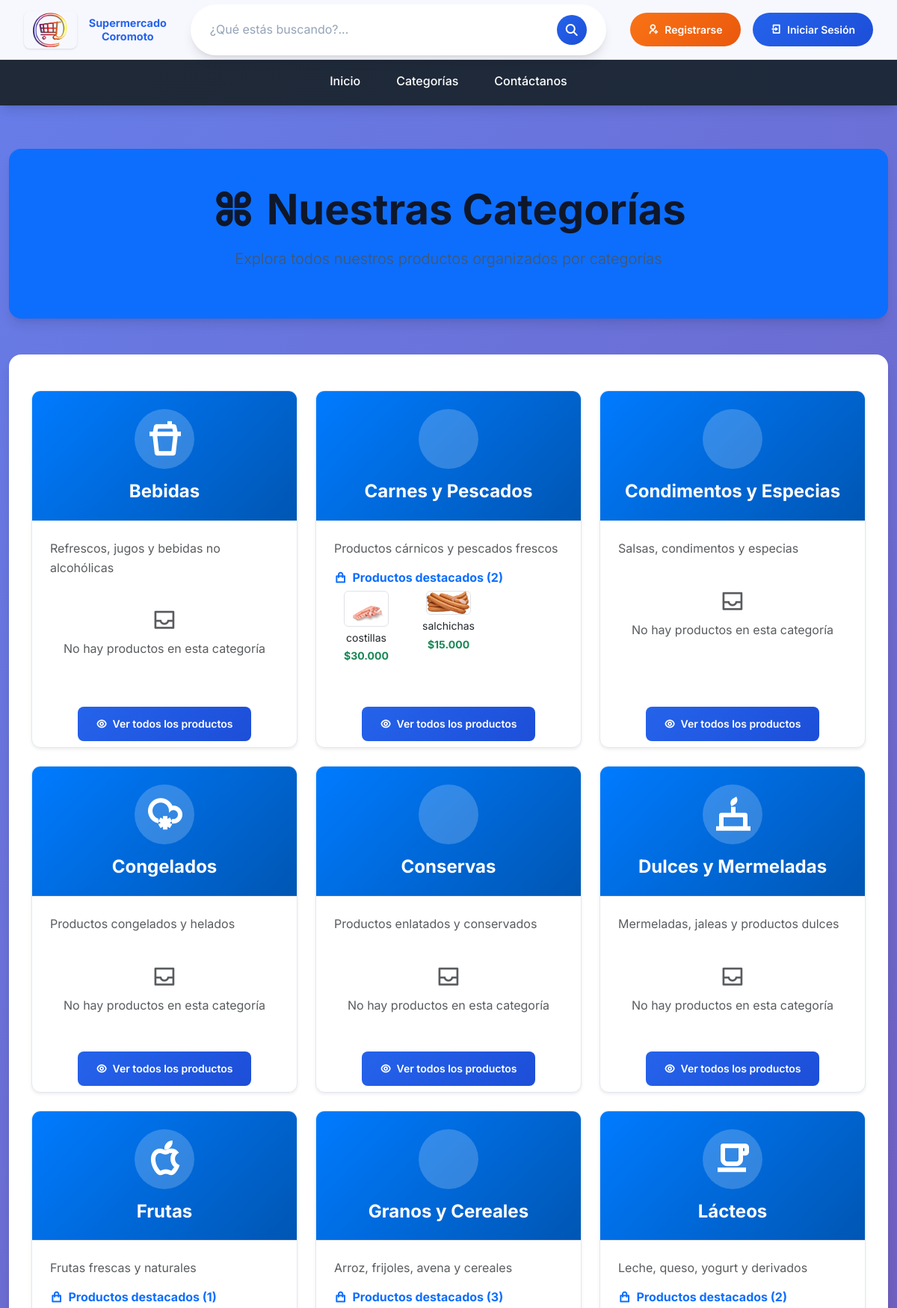
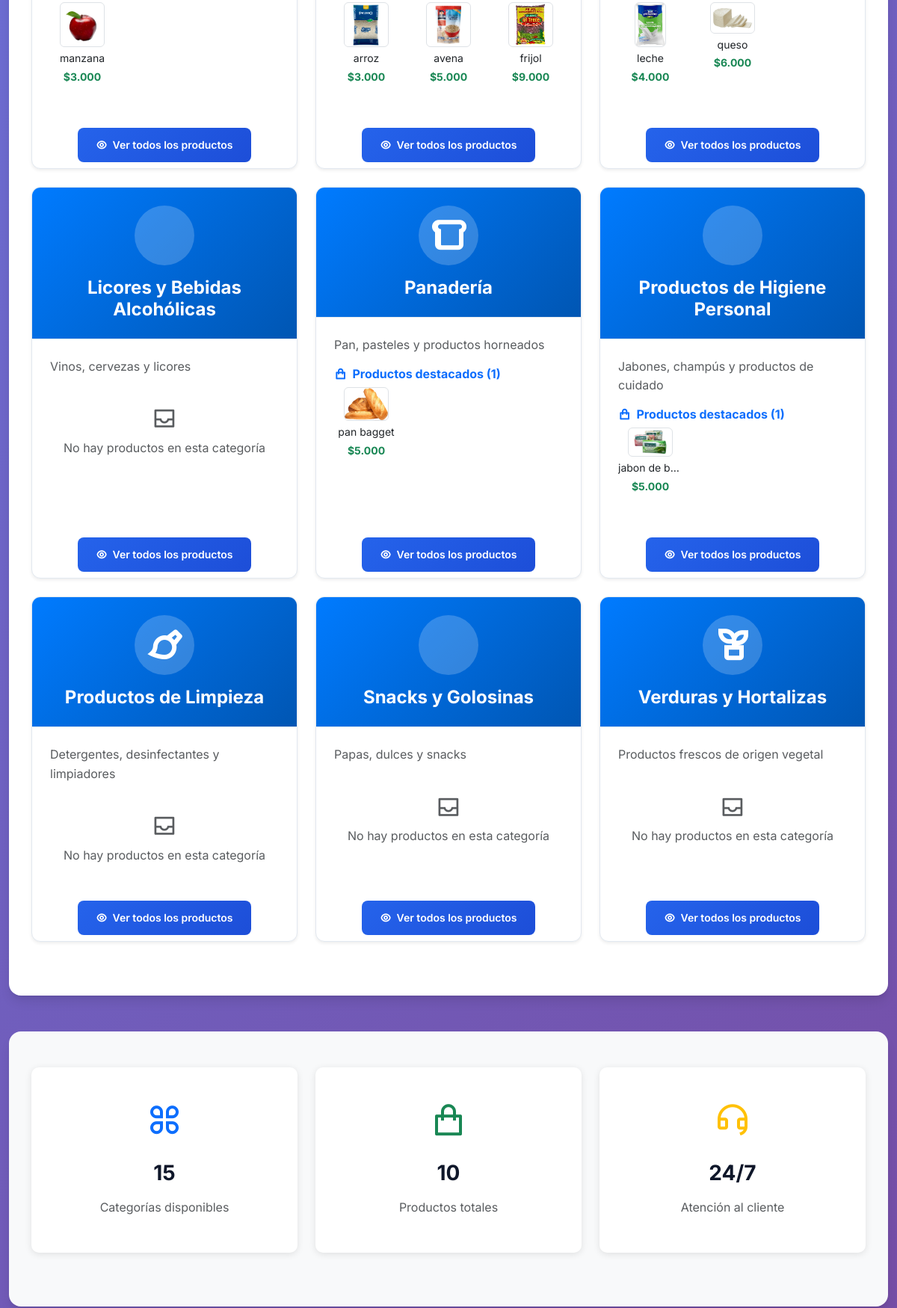
Page /categorias.php (upper part) on the committed database (2 pictures, top to bottom).
### tables this page shows
CREATE TABLE `categoria` (
  `idCategoria` int(11) NOT NULL,
  `nombre` varchar(100) NOT NULL,
  `descripcion` text DEFAULT NULL,
  `fechaCreacion` timestamp NOT NULL DEFAULT current_timestamp()
);

CREATE TABLE `producto` (
  `idProducto` int(11) NOT NULL,
  `nombre` varchar(45) NOT NULL,
  `precio` decimal(10,2) NOT NULL,
  `descripcion` text DEFAULT NULL,
  `stock` int(45) DEFAULT NULL,
  `categoria` varchar(45) DEFAULT NULL,
  `imagen` varchar(250) DEFAULT NULL,
  `idCategoria` int(11) DEFAULT NULL
);

### categorias.php (the view, shortened to what this page needs)
<?php
include('./templates/cabecera.php');
include('./administrador/db.php');
try {
    $stmt = $pdo->query("SELECT * FROM categoria ORDER BY nombre");
    $categorias = $stmt->fetchAll(PDO::FETCH_ASSOC);
} catch (PDOException $e) {
    $categorias = [];
    error_log("Error al obtener categorías: " . $e->getMessage());
}
function obtenerProductosPorCategoria($pdo, $idCategoria) {
    try {
        $stmt = $pdo->prepare("SELECT p.*, c.nombre as categoria_nombre
                               FROM producto p
                               LEFT JOIN categoria c ON p.idCategoria = c.idCategoria
                               WHERE p.idCategoria = ?
                               ORDER BY p.nombre
                               LIMIT 6");
        $stmt->execute([$idCategoria]);
        return $stmt->fetchAll(PDO::FETCH_ASSOC);
    } catch (PDOException $e) {
        return [];
    }
}
?>
<div class="container-fluid">
    <section class="py-5 bg-primary text-white">
        <div class="container">
            <div class="row">
                <div class="col-12 text-center">
                                         <h1 class="display-4 fw-bold mb-3">
                         <i class="ri-apps-line me-3"></i>Nuestras Categorías
                     </h1>
                     <p class="lead">Explora todos nuestros productos organizados por categorías</p>
                </div>
            </div>
        </div>
    </section>
    <section class="py-5">
        <div class="container">
            <?php if (empty($categorias)): ?>
                <div class="text-center py-5">
                    <i class="ri-error-warning-line text-warning" style="font-size: 4rem;"></i>
                    <h3 class="mt-3">No hay categorías disponibles</h3>
                    <p class="text-muted">Por favor, contacta al administrador para agregar categorías.</p>
                </div>
            <?php else: ?>
                <div class="row">
                    <?php foreach ($categorias as $categoria): ?>
                        <?php
                        $productos = obtenerProductosPorCategoria($pdo, $categoria['idCategoria']);
                        $totalProductos = count($productos);
                        ?>
                        <div class="col-lg-4 col-md-6 mb-4">
                            <div class="card h-100 shadow-sm hover-lift">
                                <div class="card-header bg-gradient-primary text-white text-center py-4">
                                    <div class="categoria-icon mb-3">
                                        <?php
                                        $iconos = [
                                            'Verduras y Hortalizas' => 'ri-plant-line',
                                            'Frutas' => 'ri-apple-line',
                                            'Carnes y Pescados' => 'ri-fish-line',
                                            'Lácteos' => 'ri-cup-line',
                                            'Panadería' => 'ri-bread-line',
                                            'Licores y Bebidas Alcohólicas' => 'ri-wine-line',
                                            'Bebidas' => 'ri-drinks-line',
                                            'Productos de Limpieza' => 'ri-brush-line',
                                            'Productos de Higiene Personal' => 'ri-shower-line',
                                            'Snacks y Golosinas' => 'ri-cookie-line',
                                            'Conservas' => 'ri-can-line',
                                            'Condimentos y Especias' => 'ri-seasoning-line',
                                            'Granos y Cereales' => 'ri-seed-line',
                                            'Congelados' => 'ri-snowy-line',
                                            'Dulces y Mermeladas' => 'ri-cake-line'
                                        ];
                                        $icono = $iconos[$categoria['nombre']] ?? 'ri-apps-line';
                                        ?>
                                        <i class="<?= $icono ?>" style="font-size: 3rem;"></i>
                                    </div>
                                    <h4 class="card-title mb-0"><?= htmlspecialchars($categoria['nombre']) ?></h4>
                                </div>
                                <div class="card-body">
                                    <p class="card-text text-muted">
                                        <?= htmlspecialchars($categoria['descripcion']) ?>
                                    </p>
                                    <?php if ($totalProductos > 0): ?>
                                        <div class="productos-preview mb-3">
                                            <h6 class="text-primary mb-2">
                                                <i class="ri-shopping-bag-line me-1"></i>
                                                Productos destacados (<?= $totalProductos ?>)
                                            </h6>
                                            <div class="row">
                                                <?php foreach (array_slice($productos, 0, 3) as $producto): ?>
                                                    <div class="col-4 mb-2">
                                                        <div class="producto-mini text-center">
                                                            <?php if (!empty($producto['imagen'])): ?>
                                                                <img src="<?= $BASE ?>/administrador/<?= htmlspecialchars($producto['imagen']) ?>"
                                                                     alt="<?= htmlspecialchars($producto['nombre']) ?>"
                                                                     class="img-fluid rounded"
                                                                     style="max-width: 60px; max-height: 60px; object-fit: cover;">
                                                            <?php endif; ?>
                                                            <small class="d-block text-truncate mt-1">
                                                                <?= htmlspecialchars($producto['nombre']) ?>
                                                            </small>
                                                            <small class="text-success fw-bold">
                                                                $<?= number_format($producto['precio'], 0, ',', '.') ?>
                                                            </small>
                                                        </div>
                                                    </div>
                                                <?php endforeach; ?>
                                            </div>
                                        </div>
                                    <?php else: ?>
                                        <div class="text-center py-3">
                                            <i class="ri-inbox-line text-muted" style="font-size: 2rem;"></i>
                                            <p class="text-muted mb-0">No hay productos en esta categoría</p>
                                        </div>
                                    <?php endif; ?>
                                </div>
                                <div class="card-footer bg-transparent border-0 text-center">
                                    <a href="categoria_detalle.php?id=<?= $categoria['idCategoria'] ?>"
                                       class="btn btn-primary btn-sm">
                                        <i class="ri-eye-line me-1"></i>
                                        Ver todos los productos
                                    </a>
                                </div>
                            </div>
                        </div>
                    <?php endforeach; ?>
                </div>
            <?php endif; ?>
        </div>
    </section>
    <section class="py-5 bg-light">
        <div class="container">
            <div class="row text-center">
                <div class="col-md-4 mb-4">
                    <div class="stat-card">
                        <i class="ri-apps-line text-primary" style="font-size: 3rem;"></i>
                        <h3 class="mt-3"><?= count($categorias) ?></h3>
                        <p class="text-muted">Categorías disponibles</p>
                    </div>
                </div>
                <div class="col-md-4 mb-4">
                    <div class="stat-card">
                        <i class="ri-shopping-bag-line text-success" style="font-size: 3rem;"></i>
                        <h3 class="mt-3">
                            <?php
                            try {
                                $stmt = $pdo->query("SELECT COUNT(*) FROM producto");
                                echo $stmt->fetchColumn();
                            } catch (PDOException $e) {
                                echo "0";
                            }
                            ?>
                        </h3>
                        <p class="text-muted">Productos totales</p>
                    </div>
                </div>
                <div class="col-md-4 mb-4">
                    <div class="stat-card">
                        <i class="ri-customer-service-line text-warning" style="font-size: 3rem;"></i>
                        <h3 class="mt-3">24/7</h3>
                        <p class="text-muted">Atención al cliente</p>
                    </div>
                </div>
            </div>
        </div>
    </section>
</div>
<?php include('./templates/footer.php'); ?>

### templates/cabecera.php (shortened to what this page needs)
<?php
$BASE = '/SupermercadoCoromoto';
?>
<!DOCTYPE html>
<html>
<head>
    <link href="https://cdn.jsdelivr.net/npm/bootstrap@5.3.0/dist/css/bootstrap.min.css" rel="stylesheet">
    <link rel="stylesheet" href="<?= $BASE ?>/css/styles.css">
    <link rel="stylesheet" href="<?= $BASE ?>/css/index.css">
    <link href="https://cdn.jsdelivr.net/npm/remixicon@4.5.0/fonts/remixicon.css" rel="stylesheet"/>
    <link rel="stylesheet" href="https://maxcdn.bootstrapcdn.com/font-awesome/4.5.0/css/font-awesome.min.css">
</head>
<body>
    <header>
        <div class="d-flex justify-content-between align-items-center w-100">
            <div class="logo">
                <a href="<?= $BASE ?>/index.php">
                    <img src="<?= $BASE ?>/img/logo.png" alt="logo" width="100" height="60">
                </a>
                <figcaption>Supermercado <br> Coromoto</figcaption>
            </div>
            <div class="containerr position-relative">
                <form action="<?= $BASE ?>/PHP/buscar.php" method="GET" autocomplete="off">
                <input type="text" name="q" id="buscador" placeholder="¿Qué estás buscando?..." required>
                <button type="submit"><i class="fa-solid fa-magnifying-glass"></i></button>
                </form>
            </div>
            <div class="botonuser">
                <?php if (isset($_SESSION['usuario'])): ?>
                    <span class="user-welcome me-3">
                        <i class="ri-user-line me-1"></i>
                        Hola, <?= htmlspecialchars($_SESSION['usuario']['nombre'] ?? 'Usuario') ?>
                    </span>
                    <a href="<?= $BASE ?>/carrito.php" class="btn btn-outline-primary btn-sm me-2 position-relative">
                        <i class="fa-solid fa-cart-shopping me-1"></i>Carrito
                        <span id="carrito-contador" class="position-absolute top-0 start-100 translate-middle badge rounded-pill bg-danger" style="display: none;">
                            0
                        </span>
                    </a>
                    <a href="<?= $BASE ?>/mis_pedidos.php" class="btn btn-outline-success btn-sm me-2">
                        <i class="ri-shopping-bag-line me-1"></i>Mis Pedidos
                    </a>
                    <?php if (isset($_SESSION['usuario']['esAdmin']) && $_SESSION['usuario']['esAdmin']): ?>
                        <a href="<?= $BASE ?>/administrador/admin.php" class="btn btn-warning btn-sm me-2">
                            <i class="ri-admin-line me-1"></i>Admin
                        </a>
                    <?php endif; ?>
                    <a href="<?= $BASE ?>/usuarios/logout.php" class="btn btn-danger btn-sm">
                        <i class="ri-logout-box-line me-1"></i>Cerrar
                    </a>
                <?php else: ?>
                    <a href="<?= $BASE ?>/usuarios/registro.php" class="btn btn-warning btn-sm me-2">
                        <i class="ri-user-add-line me-1"></i>Registrarse
                    </a>
                    <a href="<?= $BASE ?>/usuarios/login.php" class="btn btn-primary btn-sm">
                        <i class="ri-login-box-line me-1"></i>Iniciar Sesión
                    </a>
                <?php endif; ?>
            </div>
        </div>
    </header>
    <nav>
        <ul class="menu-horizontal">
            <li><a href="<?= $BASE ?>/index.php">Inicio</a></li>
            <li>
                <a href="<?= $BASE ?>/categorias.php">Categorías</a>
            </li>
            <li><a href="<?= $BASE ?>/contacto/contacto.html" target="_blank">Contáctanos</a></li>
        </ul>
    </nav>

### templates/footer.php (shortened to what this page needs)
</body>
</html>

### css/index.css (style rules this page uses)
.btn-warning { background: linear-gradient(135deg, #f59e0b, #d97706); border: none; color: white; font-weight: 600; transition: all 0.3s ease; }
.hover-lift { transition: all 0.3s ease; }

### categorias.php (style rules this page uses)
.hover-lift { transition: transform 0.3s ease, box-shadow 0.3s ease; }
.bg-gradient-primary { background: linear-gradient(135deg, #007bff 0%, #0056b3 100%); }
.categoria-icon { background: rgba(255,255,255,0.2); border-radius: 50%; width: 80px; height: 80px; display: flex; align-items: center; justify-content: center; margin: 0 auto; }
.producto-mini img { border: 1px solid #dee2e6; }
.stat-card { padding: 2rem; background: white; border-radius: 10px; box-shadow: 0 2px 10px rgba(0,0,0,0.1); transition: transform 0.3s ease; }

### rows in the picture
categoria: nombre "Bebidas", descripcion "Refrescos, jugos y bebidas no alcohólicas", shows "No hay productos en esta categoría"
categoria: nombre "Carnes y Pescados", descripcion "Productos cárnicos y pescados frescos", totalProductos "2"
producto: imagen (picture), nombre "costillas", precio "30.000"
producto: imagen (picture), nombre "salchichas", precio "15.000"
categoria: nombre "Condimentos y Especias", descripcion "Salsas, condimentos y especias", shows "No hay productos en esta categoría"
categoria: nombre "Congelados", descripcion "Productos congelados y helados", shows "No hay productos en esta categoría"
categoria: nombre "Conservas", descripcion "Productos enlatados y conservados", shows "No hay productos en esta categoría"
categoria: nombre "Dulces y Mermeladas", descripcion "Mermeladas, jaleas y productos dulces", shows "No hay productos en esta categoría"
categoria: nombre "Frutas", descripcion "Frutas frescas y naturales", totalProductos "1"
producto: imagen (picture), nombre "manzana", precio "3.000"
categoria: nombre "Granos y Cereales", descripcion "Arroz, frijoles, avena y cereales", totalProductos "3"
producto: imagen (picture), nombre "arroz", precio "3.000"
producto: imagen (picture), nombre "avena", precio "5.000"
producto: imagen (picture), nombre "frijol", precio "9.000"
categoria: nombre "Lácteos", descripcion "Leche, queso, yogurt y derivados", totalProductos "2"
producto: imagen (picture), nombre "leche", precio "4.000"
producto: imagen (picture), nombre "queso", precio "6.000"
categoria: nombre "Licores y Bebidas Alcohólicas", descripcion "Vinos, cervezas y licores", shows "No hay productos en esta categoría"
categoria: nombre "Panadería", descripcion "Pan, pasteles y productos horneados", totalProductos "1"
producto: imagen (picture), nombre "pan bagget", precio "5.000"
categoria: nombre "Productos de Higiene Personal", descripcion "Jabones, champús y productos de cuidado", totalProductos "1"
producto: imagen (picture), nombre "jabon de b…", precio "5.000"
categoria: nombre "Productos de Limpieza", descripcion "Detergentes, desinfectantes y limpiadores", shows "No hay productos en esta categoría"
categoria: nombre "Snacks y Golosinas", descripcion "Papas, dulces y snacks", shows "No hay productos en esta categoría"
categoria: nombre "Verduras y Hortalizas", descripcion "Productos frescos de origen vegetal", shows "No hay productos en esta categoría"

### other values in the picture
count($categorias) "15"
$stmt->fetchColumn() "10"
